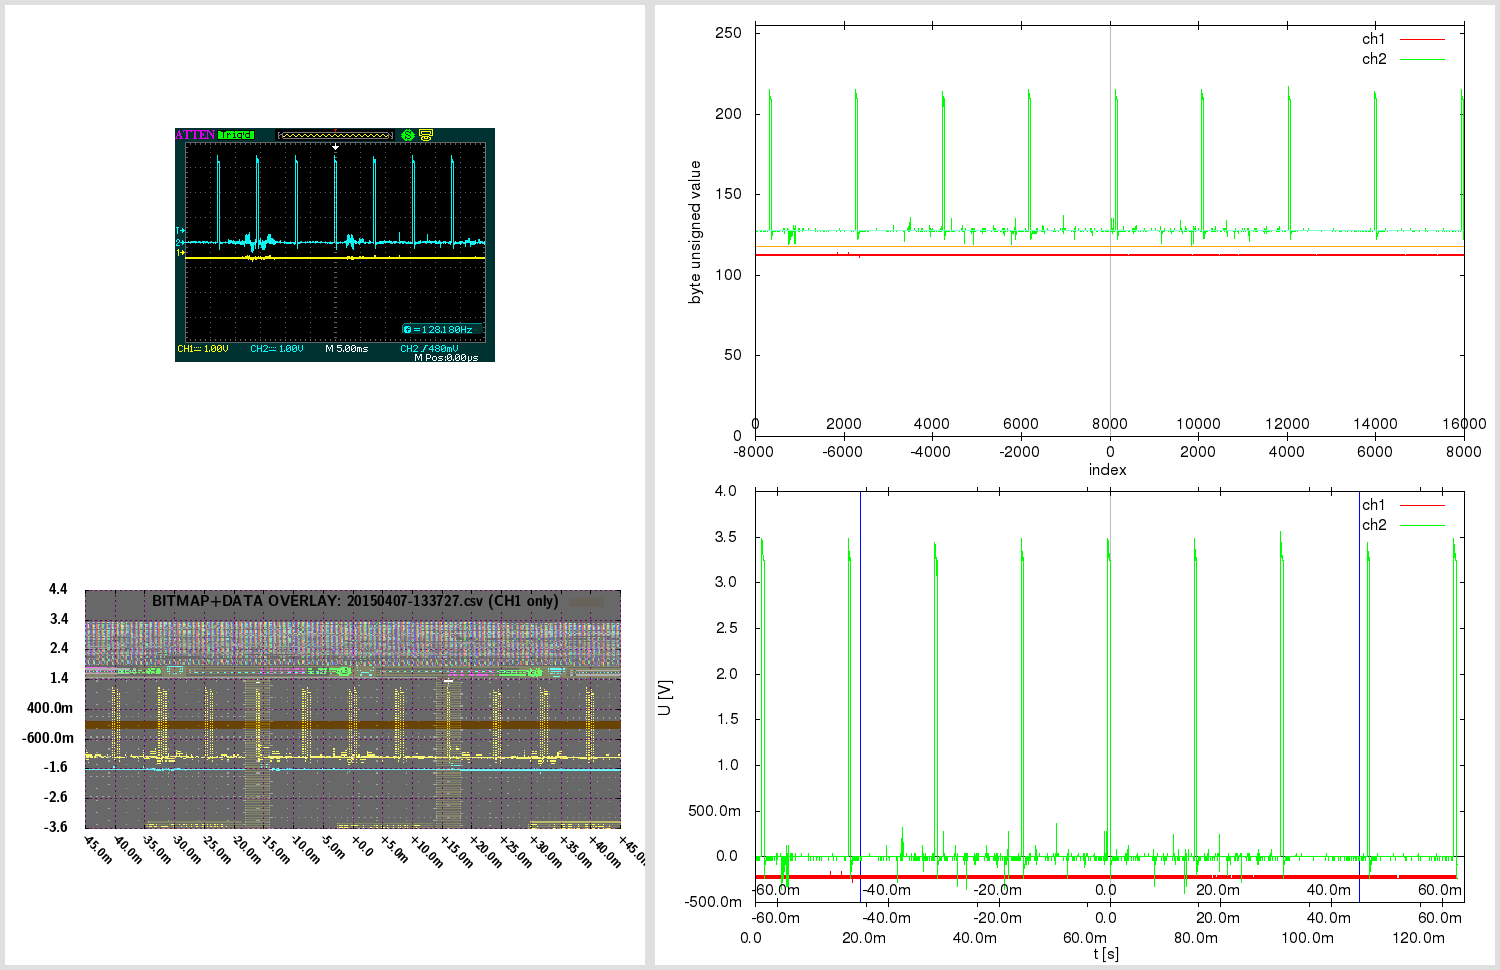

Source code (gnuplot):

# 20150407-133727.gnuplot [generated by /home/warreee/attenload/adsparse-wave.pl]
# single gnuplot file, with two potentially independent scripts
# generates three plots: one based on integer, other based on real (SI) values
# and one bitmap overlay - and then montages them using ImageMagick

# attengrab .csv can just be centered (over t)
# -> the x=0 (t=0) will correspond to scope center
# (but .DAV/.CSV will also need extra sample alignment)

# in Linux, to see available fonts, do:
# fc-list --verbose | grep 'fullname:' | less
# the two fonts used here:
# LMSansDemiCond10-Regular or "Latin Modern Sans Demi Cond"; and Helvetica
# Helvetica doesn't even get reported on my system:
# $ fc-list --verbose | grep 'fullname:' | grep -i 'Helvetica\|Demi Cond'
#	fullname: "LM Sans Demi Cond 10 Regular"(s) "LMSansDemiCond10-Regular"(s)


print "Gnuplotting..."

## "master settings" (shared between both parts of script)

# line color - specified by linestyles
set style line 1 linetype 1 linecolor rgb "red"
set style line 2 linetype 1 linecolor rgb "green"
set style line 3 linetype 1 linecolor rgb "orange"
set style line 4 linetype 1 linecolor rgb "aquamarine"
set style line 5 linetype -1 linecolor rgb "black"
set style line 6 linetype -1 linecolor rgb "gray"
set style line 7 linetype 1 linecolor rgb "blue"


# VARIABLES ########### ########### ###########

fnbase="20150407-133727"
fn_bmp = fnbase . ".bmp"
fn_pngr = fnbase . "_r.png"
fn_pngi = fnbase . "_i.png"
fn_pngov = fnbase . "_ov.png"
fn_pngt = fnbase . "_tmp.png"
fn_pngo = fnbase . ".png"

# scope screen(shot) properties
tdiv = 0.005          # T/DIV (50e-9)
toffs = 0        # time offset (scope) (200e-9)
vdiv1 = 1        # V/DIV CH1 (500e-3)
vdiv2 = 1         # V/DIV CH2 (50e-3)
voffs1 = -0.4         # volt offset CH1 (-1.5)
voffs2 = 0       # volt offset CH2 (100e-3)
sampintp  = 8e-06    # (500e-12)
sampintf  = 1/sampintp
sratacqf  = 125000      # (250e6)
sratacqp  = 1/sratacqf
#osf = 1.0    # oversample factor (multiplies .CSV and .DAV time domain) # unused here
adsFactor = 1.28

# (edges of current capture and divisions)
scope_hdiv=18
scope_vdiv=8
# enforce floating point (see below)
scope_trange = scope_hdiv*tdiv*1.0    # (900e-9)
scope_left=toffs-(scope_trange/2)     # (-250e-9)
scope_right=toffs+(scope_trange/2)    # (650e-9)
scope_bottom=-voffs1-(scope_vdiv*vdiv1/2) # -500e-3
scope_top=-voffs1+(scope_vdiv*vdiv1/2)    # 3.5

totalch1Vspan=scope_vdiv*vdiv1
totalch2Vspan=scope_vdiv*vdiv2
ch1Vcoeff = adsFactor*totalch1Vspan/(2**8)
ch2Vcoeff = adsFactor*totalch2Vspan/(2**8)

voffs1int = voffs1/ch1Vcoeff  # -10
voffs2int = voffs2/ch2Vcoeff  # 0

acsv_fn = fnbase . '.csv' # '20130020-013902.csv' # from attenload tmp_wav
acsz=16000         # tmp_wav/.csv size (900)
fts=8e-06         # final timestep (sampling period)
# here scope_trange could be 18*1, with acsz 16000;
# if as integer, 18/16000 would be 0 - enforce floating point
# above enforcing scope_trange to float doesn't work,
# must again here:
tdivp = 1.0*scope_trange/acsz   # sampling rate, based on scope range and numsamples in tmp (1ns)
tdivf = 1/tdivp             # freq based on that sampling rate

# just in case - not needed usually:
triglevel=480e-3
trigholdoff=100e-9

toffsamp = toffs/fts		# 0
# time finetune offset - int (samples) (depends on range)
tfoi = -164


#### extract bitmap from .png, if .bmp not present
# was -crop 480x234+10+10; now -crop 480x234+95+128

cmdstr = 'if (! test -f "'.fn_bmp.'") ; then \
  echo -n "'.fn_bmp.' not found .. " ; \
  if [ -f "'.fn_pngo.'" ] ; then \
    echo -n "'.fn_pngo.' found - extracting" ; \
    convert -crop 480x234+95+128 "'.fn_pngo.'" "'.fn_bmp.'" ; \
  else \
    echo -n "'.fn_pngo.' not found - cannot extract" ; \
  fi ; \
else \
  echo -n "'.fn_bmp.' found - using that" ; \
fi; echo'

#print cmdstr
# note - since cmdstr above uses double quotes,
# must use single quotes for bash here!:
print system("bash -c '". cmdstr ."' 2>&1")


##################################
###### plot directly with unsigned byte data

set terminal png size 840,480
set termoption enhanced
set termoption font "Helvetica, 12"

set output fn_pngi
set datafile separator ","

# set axis label
set xlabel "index" offset 0.0,0.8
set ylabel "byte unsigned value" offset 1.0,0.0


# horizontal line as functions
zeroline(x)=128
ch1offs(x)=128+voffs1int # (-10)
ch2offs(x)=128+voffs2int # (0)

# vertical line - headless arrow
# "y" scope axis in middle:
ymI = acsz/2
set arrow from ymI,0 to ymI,255 nohead ls 5
# time offset:
toI = ymI - toffs/fts
set arrow from toI,0 to toI,255 nohead ls 6


# must use multiplot here, to have two x-axes
# and thus, must set lmargin, so both graphs match

set size 1.0,0.9      # 0.1/2 = 0.05
set bmargin 0
set lmargin 10
set yrange [0:255] # 8-bit


set multiplot

set origin 0,0.1
set xrange [0:acsz]
set xtics in
set xtics offset 0,graph 0.08
plot \
  zeroline(x) with lines notitle ls 5,\
  acsv_fn using 1:2 with lines title "ch1" ls 1, \
  "" using 1:3 with lines title "ch2" ls 2, \
  ch1offs(x) with lines notitle ls 3, \
  ch2offs(x) with lines notitle ls 4

unset arrow # if big offset, line from prev. can 'leak' in next at diff place, so reset

set origin 0,0.1
set xtics out
set xtics offset 0,graph 0.02
set xrange [-acsz/2:acsz/2-1]
#set xtics nomirror 500
set noytics
set noylabel
unset xlabel # set xlabel ""
set border 1
plot 0 notitle

set nomultiplot


### reset previous settings
#unset border # no work for default
set border    # Draw default borders:
set ytics
unset yrange


##################################
###### plot with converted real SI units

# reset # resets set style line!

set terminal png size 840,480
set termoption enhanced
set termoption font "Helvetica, 12"

set output fn_pngr
set datafile separator ","

# set axis label
set xlabel "t [s]" offset 0.0,0.1
set ylabel "U [V]" offset 1.0,0.0

# axis tics format
set format y "%.1s%c"
set format x "%.1s%c"


# horizontal line as functions
zerolineR(x)=0
# don't show real offsets; they could be way off depending on V/DIV
#ch1offsR(x)=0+(-0.4)
#ch2offsR(x)=0+(0)

# "y" scope axis in middle (the +1 added to ymI so it snaps at 0):
ymR=(ymI+1)*fts
set arrow from ymR,graph 0 to ymR,graph 1 nohead ls 5
# time offset:
toR=toI*fts
set arrow from toR,graph 0 to toR,graph 1 nohead ls 6
# indicate scope range here too
set arrow from scope_left+toR,graph 0 to scope_left+toR,graph 1 nohead ls 7
set arrow from scope_right+toR,graph 0 to scope_right+toR,graph 1 nohead ls 7


# must use multiplot here, to have two x-axes
# and thus, must set lmargin, so both graphs match

set size 1.0,0.9      # 0.1/2 = 0.05
set bmargin 0
set lmargin 10
set yrange [] writeback # since we don't set explicity, must save autorange
set autoscale y

set multiplot

set origin 0,0.13
set xrange [0:acsz*fts]
set xtics out
set xtics offset 0,graph -0.03
plot \
  zerolineR(x) with lines notitle ls 5,\
  acsv_fn using ($4+tfoi*fts):5 with lines title "ch1" ls 1, \
  "" using ($4+tfoi*fts):6 with lines title "ch2" ls 2

set yrange restore # this saves the found yrange after `plot`
unset arrow # if big offset, line from prev. can 'leak' in next at diff place, so reset

set origin 0,0.13
set xtics out
set xtics offset 0,graph 0.02
set xrange [(-acsz/2)*fts:(acsz/2-1)*fts]
set noytics
set noylabel
unset xlabel # set xlabel ""
set border 1
plot GPVAL_Y_MIN notitle

set origin 0,0.13
set xtics in
set xtics offset 0,graph 0.08
# wrong to put xrange [scope_left:scope_right] here;
# as [scope_left:scope_right] could be a snippet,
# and this graph shows entire capture!
# simply move the previous scale for toffset
toRR=(acsz/2.)*fts-toR
set xrange [(-acsz/2)*fts+toRR:(acsz/2-1)*fts+toRR]
set noytics
set noylabel
unset xlabel # set xlabel ""
set border 1
plot GPVAL_Y_MIN notitle

set nomultiplot


##################################
###### plot with bitmap and data overlay

# here 840,480 remains as output png size,
# even if not set explicitly; also, make
# the height smaller - so can have gravity North in montage

set terminal png truecolor size 640,305 # size 840,480
set termoption enhanced
myfont="LMSansDemiCond10-Regular"   # LMSansDemiCond10-Regular or "Latin Modern Sans Demi Cond"
# cannot do concatenation direct in termoption line, so in separate string
myfontb="".myfont.", 12"
set termoption font myfontb

set output fn_pngov
set datafile separator ","


set autoscale
unset xtics
unset ytics
unset border
unset arrow # delete all arrows
unset object # (hopefully) delete objects?

set xrange [scope_left:scope_right]
xticstep=(scope_right-scope_left)/scope_hdiv
set xtics in scope_left,xticstep,scope_right scale 1
set yrange [scope_bottom:scope_top]
yticstep=(scope_top-scope_bottom)/scope_vdiv
set ytics in scope_bottom,yticstep,scope_top scale 1
set grid xtics ytics back linecolor rgb "magenta"
# right is only gnuplot 4.6 - without it ok w/ 4.4
#set xtics rotate by -45 offset 2.5,-1.50 right format "%+.1s%c" font myfont.',10'
set xtics rotate by -45 offset 0.0,0.0 format "%+.1s%c" font myfont.',10'
set key noenhanced

# dimensions of scope screenshot bitmap
bmp_w=480
bmp_h=234

# alpha bmp transparency [0:255]
bmp_alpha = 150
# boxes fillstyle transparent solid 0.10
box_transp = (1.-(acsz/16384.))*0.9 + 0.10

# plot string for data in transparent bitmap:
plot1au = "(($0-acsz/2.+tfoi)*fts+toffs):($5)"

# bmp_w=480 bmp_h=234 ; inside 451x201+15+14
# on plot: scope_left:scope_right and scope_bottom:scope_top!
# (so toffset is built in!)

bdx = scope_trange/(451.0-1)  # [s/pixel] /451: 1.99557e-09 vs 2.000e-9 manually
bdy = totalch1Vspan/(201.0-1) # [V/pixel] /201: 0.0199005 vs 0.02005 manually
bofx = -((scope_trange/2.0)-toffs+(15.0+0)*bdx) #-15.0*bdx # -2.8e-7
bofy = -((totalch1Vspan/2.0)+voffs1+(14.0+5)*bdy) #-14.0*bdy # -0.88

# seems `boxes fillstyle transparent solid 0.40` makes some seethroughs
# or something with bmp alpha overlay; but even without, all the same?
# because the red + blue (somehow inverted) creates a gray.. better green or orange

_plot_str = "zerolineR(x) with lines notitle ls 1,\
acsv_fn \
  using ".plot1au." with boxes fillstyle transparent solid box_transp noborder linestyle 3\
  title 'BITMAP+DATA OVERLAY: '.acsv_fn.' (CH1 only)',\
fn_bmp \
  binary array=(bmp_w,bmp_h) skip=54 format='%uchar' \
  dx=bdx dy=bdy origin=(bofx,bofy) \
  using 1:2:3:(bmp_alpha) \
  with rgbalpha t ''"

# seems actual plot in screenshot bitmap (480 × 234)
#  is at: 451x201+15+14; aspect ratio 201/451 = 0.445676
set size ratio 0.445676

eval("plot " . _plot_str)




##################################
###### montage commands

# used to be in attengrab; now here
# call ImageMagick montage via system
# and montage in `gnuplot` (easier to separate)

print "Montaging images..."
# this works in ImageMagick 6.6.2-6, but not in 6.5.7-8
#      '.fn_pngov.' -gravity Center -extent x480  \#
# must spec -extent 640x480 for 6.5

cmdstr = 'montage \
  <(montage \
    <(convert \
      '.fn_bmp.' -gravity Center -crop 640x480-10+0! -flatten  \
      bmp:-) \
    <(convert \
      '.fn_pngov.' -gravity Center -extent 640x480  \
      bmp:-) \
  -tile 1x -geometry +0+0  \
  bmp:-) \
  <(montage \
    '.fn_pngi.' \
    '.fn_pngr.' \
  -tile 1x -geometry +0+0  \
  bmp:-) \
-geometry +0+0 -border 5 \
'.fn_pngo

print cmdstr
print system('bash -c "'. cmdstr .'" 2>&1')

print "Deleting temp files ..."

delcmd = "rm"

# leave the bitmap for now
# actually, let attengrab handle it - since
# it may need to be re-taken!
# #cmdstr = delcmd ." ". fn_bmp
# #print cmdstr . "  " . system(cmdstr . " 2>&1")

cmdstr = delcmd ." ". fn_pngr
print cmdstr . "  " . system(cmdstr . " 2>&1")

cmdstr = delcmd ." ". fn_pngi
print cmdstr . "  " . system(cmdstr . " 2>&1")

cmdstr = delcmd ." ". fn_pngov
print cmdstr . "  " . system(cmdstr . " 2>&1")




# note:
# set terminal png size 840,480 # size defaults to 640x480 px
# set terminal pdf size 10,3 # size defaults to 5x3 in
# enhanced text: set termoption enhanced

# vertical line - headless arrow
# need ymin and ymax; gnuplot gives them only after plot -
# - and even then they do not correspond to end ticks
# - and even then, cannot get the arrow to show, after the second `plot`
# .. nor can I edit it anyhow; it must run before the first `plot`
# so instead of that, position y coordinates relative to graph (0 to 1)
#set arrow 1 from graph 0.5,0 to graph 0.5,1 nohead ls 5

# in multiplot, yrange should be after the size command
# note: xrange could be 2250 or 450
# so leave it to autoscale here? will be accurate since it's integer index...
# now set explicitly by script # below in multiplot

# axis tics format
# for engineering notation - 'help format specifiers':
# "A 'scientific' power is one such that the exponent is a multiple of three."

# print "Montaging images..."

# "The 'tile' size is then set to the largest dimentions
# of all the resized images, and the size actually specified."
# "by removing the 'size' component, non of the images will
# be resized, and the 'tile' size will be set to the largest
# dimensions of all the images given"
# not so simple: http://unix.stackexchange.com/questions/4046/
# can be done in one command with bash subprocess pipes (bash only)
# was: .fn_bmp.' -gravity NorthWest ; fn_pngov.' -gravity North
# can pad with -gravity Center -extent 640x480;
# but also with crop! -flatten - there have offset too!
# -geometry +2+2 can also mess up the last -border 5 !

# bmp scale worked for:
# bmp_w=480 bmp_h=234 ; inside 451x201+15+14
# tdiv = 5e-08,  toffs = 2e-07,  vdiv1 = 0.5,   voffs1 = -1.5,
# dx=2.000e-9 dy=0.02005 origin=(-2.8e-7,-0.88) for
# tspan = 18*tdiv = 18*5e-08 = 9e-07s
# vspan1 = 8*vdiv1 = 8*0.5 = 4V
# tspan/451 = 9e-07/451 = 1.99557e-09 s/pixel
# vspan1/201 = 4/201 = 0.0199005 V/pixel
# bdx=tspan/(451-1) = '9e-07/(451-1)' = 2e-09
# bdy=vspan1/(201-1) = '4/(201-1)' = 0.02
# 15*bdx = 15*2e-9 = 3e-08
# 14*bdy = 14*0.02 = 0.28
# 15*1.99557e-09 = 2.99335e-08
# 14*0.0199005 = 0.278607
